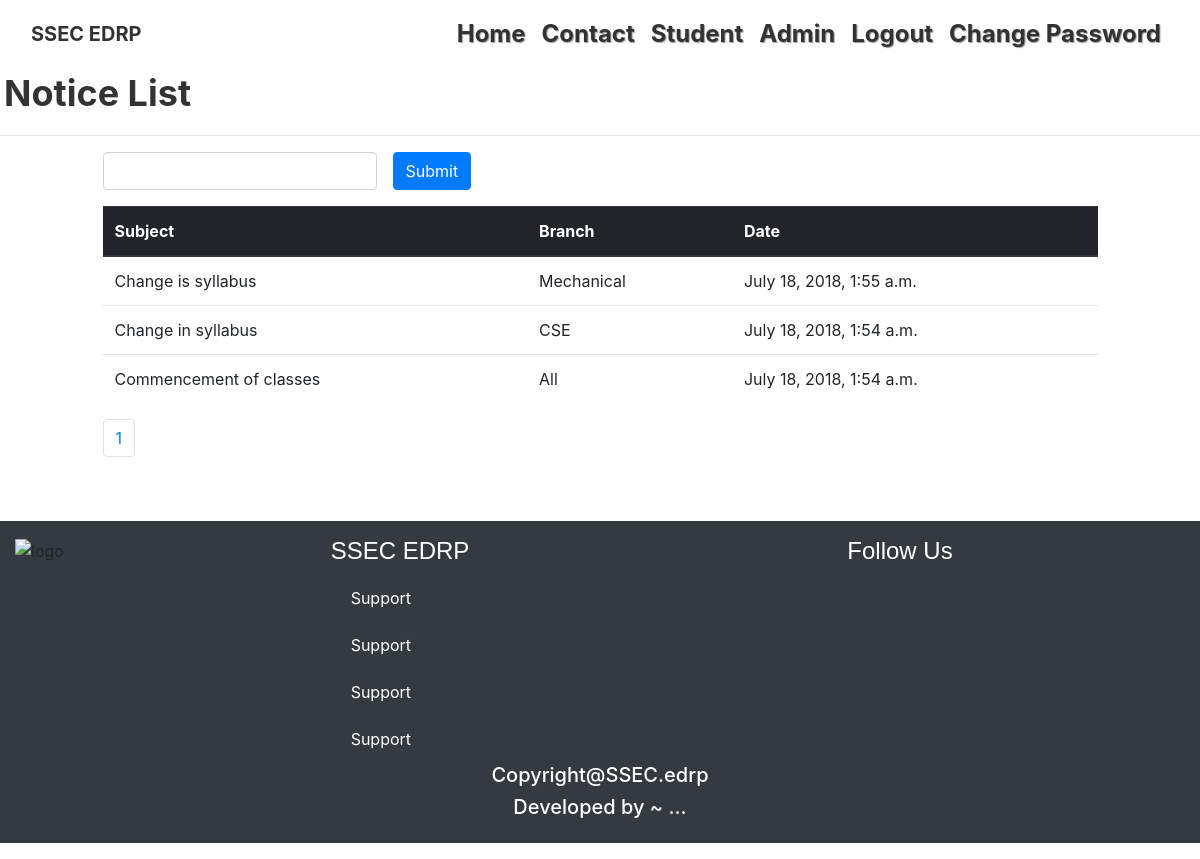
/college/notice (signed in), run on the app's committed database.
### college/models.py (models this page shows, shortened)
class Notice(models.Model):
    subject= models.CharField(max_length=100)
    message= models.TextField()
    attach1=models.FileField(upload_to="docs//",null=True, blank=True)
    crdate=models.DateTimeField(auto_now_add=True)
    branch=models.ForeignKey(Branch,on_delete=models.CASCADE)
    sem=models.IntegerField(default=1,choices=((1,1),(2,2),(3,3),(4,4),(5,5),(6,6),(7,7),(8,8)))

class Branch(models.Model):
    name=models.CharField(max_length=100)
    hod=models.CharField(max_length=100)
    def __str__(self):
        return self.name

### college/views.py (the view)
@method_decorator(login_required, name='dispatch')
class NoticeList(ListView):
    model = Notice
    def get_queryset(self):
        si = self.request.GET.get('si')
        if si == None:
            si = ''
        if self.request.user.is_superuser:
            return Notice.objects.all().filter(subject__icontains=si).order_by('-id')
        else:
            st = Student.objects.filter(user=self.request.user.id)[0]
            return Notice.objects.all().filter(branch=st.branch.id, subject__icontains=si).order_by('-id')
    paginate_by = 5

### college/myctxproc.py (called while the page is built)
def ctxproc(request):
    st = None
    stList = Student.objects.filter(user=request.user.id)
    if len(stList)>0:
        st = stList[0]
    return {'student': st}

### college/templates/college/notice_list.html (shortened to what this page needs)
{% extends 'base.html' %}
{% load static %}
{% block content %}
<h1 class="myhead1">Notice List</h1>
<hr>
<div class="row my-3">
<div class="col-sm-10 offset-sm-1">
<form class="form-inline">
<input class="form-control" type="text" name="si" />
<input class="btn btn-primary mx-3" type="submit"  />
</form>
</div>
</div>
<div class="row">
<div class="col-sm-10 offset-sm-1">
<table class="table table-hover">
<thead class="thead-dark">
<tr><th>Subject</th><th>Branch</th><th>Date</th></tr>
</thead>
{%  for n1 in object_list %}
<tr class="clickable-row" data-href="{% url 'ndet' n1.id %}"><td>{{n1.subject}}</td><td>{{n1.branch}}</td><td>{{n1.crdate}}</td></tr>
{%  endfor %}
</table>
<ul class="pagination">
    {% for no in paginator.page_range %}
    {% if no|stringformat:'i'  == request.GET.page  %}
	    <li class="page-item active"><a class="page-link" href="?page={{ no }}">{{ no }}</a></li>
    {% else %}
	    <li class="page-item"><a class="page-link" href="?page={{ no }}">{{ no }}</a></li>
  	{% endif %}
	{% endfor %}
</ul>
</div>
</div>
{% endblock %}

### college/static/style.css (style rules this page uses)
.myhead1 { color: #333333; font-size: 36px; font-weight: bold; text-shadow: white 2px 2px 2px; padding: 4px; }

### data on the page
Notice: subject "Change is syllabus", branch "Mechanical", crdate "July 18, 2018, 1:55 a.m."
Notice: subject "Change in syllabus", branch "CSE", crdate "July 18, 2018, 1:54 a.m."
Notice: subject "Commencement of classes", branch "All", crdate "July 18, 2018, 1:54 a.m."

### other printed values
{{ no }} "1"
